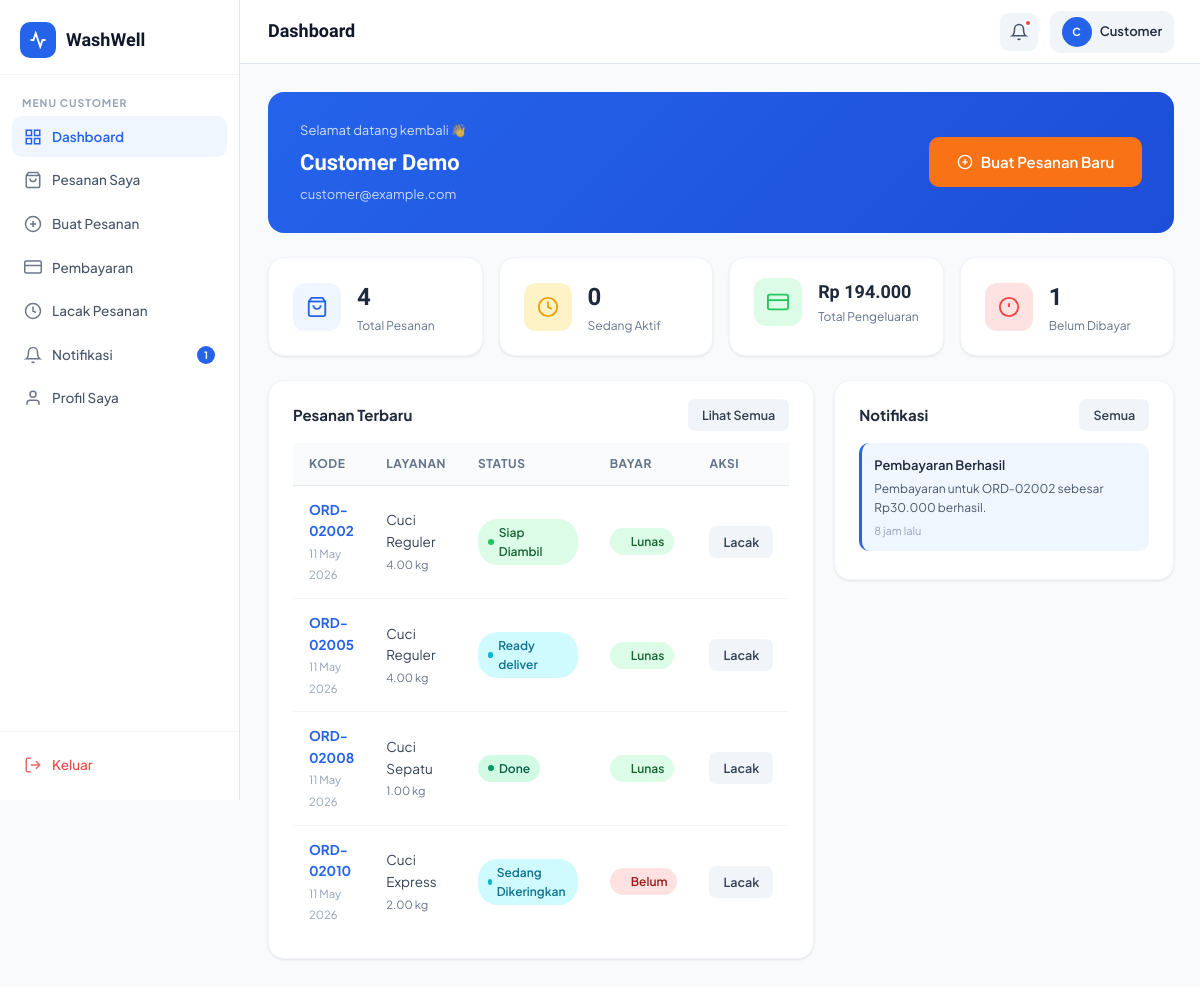
Screenshot of /customer/dashboard.php (signed in) with the database file from the repository.
### tables this page shows
CREATE TABLE IF NOT EXISTS users (
    id INT AUTO_INCREMENT PRIMARY KEY,
    name VARCHAR(100) NOT NULL,
    email VARCHAR(150) UNIQUE NOT NULL,
    password VARCHAR(255) NOT NULL,
    phone VARCHAR(20),
    address TEXT,
    role ENUM('customer','admin') DEFAULT 'customer',
    created_at TIMESTAMP DEFAULT CURRENT_TIMESTAMP,
    updated_at TIMESTAMP DEFAULT CURRENT_TIMESTAMP ON UPDATE CURRENT_TIMESTAMP
);

CREATE TABLE IF NOT EXISTS orders (
    id INT AUTO_INCREMENT PRIMARY KEY,
    order_code VARCHAR(20) UNIQUE NOT NULL,
    user_id INT NOT NULL,
    service_id INT NOT NULL,
    weight DECIMAL(5,2) DEFAULT 1.00,
    amount DECIMAL(10,2) NOT NULL,
    status ENUM('pending','washing','drying','ironing','ready_pickup','ready_deliver','done','cancelled') DEFAULT 'pending',
    pickup_date DATE,
    delivery_date DATE,
    notes TEXT,
    delivery_type ENUM('pickup','delivery') DEFAULT 'pickup',
    delivery_address TEXT,
    driver_name VARCHAR(100),
    driver_phone VARCHAR(20),
    delivery_status ENUM('pending','on_way','arrived') DEFAULT 'pending',
    payment_status ENUM('unpaid','paid') DEFAULT 'unpaid',
    payment_method ENUM('cash','transfer','e-wallet') DEFAULT 'cash',
    created_at TIMESTAMP DEFAULT CURRENT_TIMESTAMP,
    updated_at TIMESTAMP DEFAULT CURRENT_TIMESTAMP ON UPDATE CURRENT_TIMESTAMP,
    FOREIGN KEY (user_id) REFERENCES users(id) ON DELETE CASCADE,
    FOREIGN KEY (service_id) REFERENCES services(id)
);

CREATE TABLE IF NOT EXISTS services (
    id INT AUTO_INCREMENT PRIMARY KEY,
    name VARCHAR(100) NOT NULL,
    description TEXT,
    price_per_kg DECIMAL(10,2) NOT NULL,
    unit_type ENUM('kg','item') DEFAULT 'kg',
    requires_cloth_type TINYINT(1) DEFAULT 0,
    duration_hours INT DEFAULT 24,
    is_active TINYINT(1) DEFAULT 1,
    created_at TIMESTAMP DEFAULT CURRENT_TIMESTAMP
);

CREATE TABLE IF NOT EXISTS notifications (
    id INT AUTO_INCREMENT PRIMARY KEY,
    user_id INT NOT NULL,
    title VARCHAR(200) NOT NULL,
    message TEXT NOT NULL,
    is_read TINYINT(1) DEFAULT 0,
    created_at TIMESTAMP DEFAULT CURRENT_TIMESTAMP,
    FOREIGN KEY (user_id) REFERENCES users(id) ON DELETE CASCADE
);

### includes/auth.php (called while the page is built, shortened)
<?php
require_once __DIR__ . '/config.php';
function getCurrentUser() {
    $db = getDB();
    $id = (int)$_SESSION['user_id'];
    $res = $db->query("SELECT * FROM users WHERE id=$id LIMIT 1");
    return $res ? $res->fetch_assoc() : null;
}
function getUnreadNotifs($userId) {
    $db = getDB();
    $uid = (int)$userId;
    $res = $db->query("SELECT COUNT(*) as cnt FROM notifications WHERE user_id=$uid AND is_read=0");
    return $res ? (int)$res->fetch_assoc()['cnt'] : 0;
}
?>

### includes/config.php (called while the page is built, shortened)
<?php
function formatRupiah($amount) {
    return 'Rp ' . number_format($amount, 0, ',', '.');
}
function timeAgo($datetime) {
    $time = strtotime($datetime);
    $diff = time() - $time;
    if ($diff < 86400) return floor($diff/3600) . ' jam lalu';
    return floor($diff/86400) . ' hari lalu';
}
?>

### customer/dashboard.php (the view, shortened to what this page needs)
<?php
require_once '../includes/auth.php';
$db = getDB();
$user = getCurrentUser();
$uid = (int)$user['id'];
$totalOrders   = $db->query("SELECT COUNT(*) as c FROM orders WHERE user_id=$uid")->fetch_assoc()['c'];
$activeOrders  = $db->query("SELECT COUNT(*) as c FROM orders WHERE user_id=$uid AND status IN ('pending','in_progress','ready')")->fetch_assoc()['c'];
$totalSpent    = $db->query("SELECT COALESCE(SUM(t.amount),0) as s FROM transactions t JOIN orders o ON t.order_id=o.id WHERE o.user_id=$uid AND t.status='success'")->fetch_assoc()['s'];
$unpaidOrders  = $db->query("SELECT COUNT(*) as c FROM orders WHERE user_id=$uid AND payment_status='unpaid' AND status != 'cancelled'")->fetch_assoc()['c'];
$recentOrders = $db->query("SELECT o.*, s.name as service_name FROM orders o JOIN services s ON o.service_id=s.id WHERE o.user_id=$uid ORDER BY o.created_at DESC LIMIT 5");
$notifs = $db->query("SELECT * FROM notifications WHERE user_id=$uid AND is_read=0 ORDER BY created_at DESC LIMIT 3");
$statusLabels = [
    'pending'      => 'Menunggu',
    'in_progress'  => 'Diproses',
    'washing'      => 'Sedang Dicuci',
    'drying'       => 'Sedang Dikeringkan',
    'ready_pickup' => 'Siap Diambil',
    'ready'        => 'Siap Diambil',
    'delivered'    => 'Terkirim',
    'cancelled'    => 'Dibatalkan',
];
?>
<!DOCTYPE html>
<html lang="id">
<head>
<link rel="stylesheet" href="../assets/css/style.css">
</head>
<body>
<div class="app-layout">
    <?php require_once('../customer/sidebar.php'); ?>
    <div class="main-content">
        <header class="topbar">
            <div class="topbar-left">
                <div class="topbar-title">Dashboard</div>
            </div>
            <div class="topbar-right">
                <a href="notifications.php" class="notif-btn" style="position:relative;">
                    <svg width="18" height="18" viewBox="0 0 24 24" fill="none" stroke="currentColor" stroke-width="2"><path d="M18 8A6 6 0 0 0 6 8c0 7-3 9-3 9h18s-3-2-3-9"/><path d="M13.73 21a2 2 0 0 1-3.46 0"/></svg>
                    <?php if ($notifCount > 0): ?><span class="notif-dot"></span><?php endif; ?>
                </a>
                <a href="profile.php" style="display:flex;align-items:center;gap:8px;padding:6px 12px;border-radius:10px;background:var(--gray-100);text-decoration:none;">
                    <div class="avatar avatar-sm"><?= strtoupper(substr($user['name'],0,1)) ?></div>
                    <span style="font-size:13px;font-weight:600"><?= htmlspecialchars(explode(' ',$user['name'])[0]) ?></span>
                </a>
            </div>
        </header>
        <main class="page-content">
            <div style="background:linear-gradient(135deg,#2563EB,#1D4ED8);border-radius:16px;padding:28px 32px;margin-bottom:24px;color:white;display:flex;align-items:center;justify-content:space-between;flex-wrap:wrap;gap:16px;">
                <div>
                    <div style="font-size:13px;opacity:0.8;margin-bottom:4px;">Selamat datang kembali 👋</div>
                    <div style="font-family:'Sora',sans-serif;font-size:22px;font-weight:700;"><?= htmlspecialchars($user['name']) ?></div>
                    <div style="font-size:13px;opacity:0.75;margin-top:4px;"><?= htmlspecialchars($user['email']) ?></div>
                </div>
                <a href="new_order.php" class="btn btn-orange btn-lg">
                    <svg width="16" height="16" viewBox="0 0 24 24" fill="none" stroke="currentColor" stroke-width="2"><circle cx="12" cy="12" r="10"/><line x1="12" y1="8" x2="12" y2="16"/><line x1="8" y1="12" x2="16" y2="12"/></svg>
                    Buat Pesanan Baru
                </a>
            </div>
            <div style="display:grid;grid-template-columns:repeat(auto-fit,minmax(180px,1fr));gap:16px;margin-bottom:24px;">
                <div class="card">
                    <div class="card-body" style="display:flex;align-items:center;gap:16px;">
                        <div style="width:48px;height:48px;border-radius:12px;background:#EFF6FF;display:flex;align-items:center;justify-content:center;flex-shrink:0;">
                            <svg width="22" height="22" viewBox="0 0 24 24" fill="none" stroke="#2563EB" stroke-width="2"><path d="M6 2L3 6v14a2 2 0 0 0 2 2h14a2 2 0 0 0 2-2V6l-3-4z"/><line x1="3" y1="6" x2="21" y2="6"/><path d="M16 10a4 4 0 0 1-8 0"/></svg>
                        </div>
                        <div>
                            <div style="font-size:24px;font-weight:800;font-family:'Sora',sans-serif;"><?= $totalOrders ?></div>
                            <div style="font-size:12px;color:var(--gray-500);">Total Pesanan</div>
                        </div>
                    </div>
                </div>
                <div class="card">
                    <div class="card-body" style="display:flex;align-items:center;gap:16px;">
                        <div style="width:48px;height:48px;border-radius:12px;background:#FEF3C7;display:flex;align-items:center;justify-content:center;flex-shrink:0;">
                            <svg width="22" height="22" viewBox="0 0 24 24" fill="none" stroke="#F59E0B" stroke-width="2"><circle cx="12" cy="12" r="10"/><polyline points="12 6 12 12 16 14"/></svg>
                        </div>
                        <div>
                            <div style="font-size:24px;font-weight:800;font-family:'Sora',sans-serif;"><?= $activeOrders ?></div>
                            <div style="font-size:12px;color:var(--gray-500);">Sedang Aktif</div>
                        </div>
                    </div>
                </div>
                <div class="card">
                    <div class="card-body" style="display:flex;align-items:center;gap:16px;">
                        <div style="width:48px;height:48px;border-radius:12px;background:#DCFCE7;display:flex;align-items:center;justify-content:center;flex-shrink:0;">
                            <svg width="22" height="22" viewBox="0 0 24 24" fill="none" stroke="#22C55E" stroke-width="2"><rect x="1" y="4" width="22" height="16" rx="2" ry="2"/><line x1="1" y1="10" x2="23" y2="10"/></svg>
                        </div>
                        <div>
                            <div style="font-size:18px;font-weight:800;font-family:'Sora',sans-serif;"><?= formatRupiah($totalSpent) ?></div>
                            <div style="font-size:12px;color:var(--gray-500);">Total Pengeluaran</div>
                        </div>
                    </div>
                </div>
                <div class="card">
                    <div class="card-body" style="display:flex;align-items:center;gap:16px;">
                        <div style="width:48px;height:48px;border-radius:12px;background:#FEE2E2;display:flex;align-items:center;justify-content:center;flex-shrink:0;">
                            <svg width="22" height="22" viewBox="0 0 24 24" fill="none" stroke="#EF4444" stroke-width="2"><circle cx="12" cy="12" r="10"/><line x1="12" y1="8" x2="12" y2="12"/><line x1="12" y1="16" x2="12.01" y2="16"/></svg>
                        </div>
                        <div>
                            <div style="font-size:24px;font-weight:800;font-family:'Sora',sans-serif;"><?= $unpaidOrders ?></div>
                            <div style="font-size:12px;color:var(--gray-500);">Belum Dibayar</div>
                        </div>
                    </div>
                </div>
            </div>
            <div style="display:grid;grid-template-columns:1fr 340px;gap:20px;flex-wrap:wrap;">
                <div class="card">
                    <div class="card-header">
                        <span class="card-title">Pesanan Terbaru</span>
                        <a href="orders.php" class="btn btn-ghost btn-sm">Lihat Semua</a>
                    </div>
                    <div class="card-body" style="padding-top:12px;">
                        <?php if ($recentOrders->num_rows === 0): ?>
                        <div style="text-align:center;padding:40px 0;color:var(--gray-400);">
                            <svg width="40" height="40" viewBox="0 0 24 24" fill="none" stroke="currentColor" stroke-width="1.5" style="margin-bottom:10px;opacity:0.4;"><path d="M6 2L3 6v14a2 2 0 0 0 2 2h14a2 2 0 0 0 2-2V6l-3-4z"/><line x1="3" y1="6" x2="21" y2="6"/><path d="M16 10a4 4 0 0 1-8 0"/></svg>
                            <p style="font-size:13px;">Belum ada pesanan</p>
                            <a href="new_order.php" class="btn btn-primary btn-sm" style="margin-top:10px;">Buat Pesanan</a>
                        </div>
                        <?php else: ?>
                        <div class="table-wrapper">
                        <table>
                            <thead><tr><th>Kode</th><th>Layanan</th><th>Status</th><th>Bayar</th><th>Aksi</th></tr></thead>
                            <tbody>
                            <?php while($o = $recentOrders->fetch_assoc()): ?>
                            <tr>
                                <td><span style="font-weight:700;color:var(--primary)"><?= htmlspecialchars($o['order_code']) ?></span><br><small style="color:var(--gray-400)"><?= date('d M Y',strtotime($o['created_at'])) ?></small></td>
                                <td><?= htmlspecialchars($o['service_name']) ?><br><small style="color:var(--gray-500)"><?= $o['weight'] ?> kg</small></td>
                                <td><span class="badge badge-<?= $o['status'] ?>"><?= $statusLabels[$o['status']] ?? ucfirst(str_replace('_',' ',$o['status'])) ?></span></td>
                                <td><span class="badge badge-<?= $o['payment_status'] ?>"><?= $o['payment_status']==='paid'?'Lunas':'Belum' ?></span></td>
                                <td><a href="tracking.php?order=<?= $o['order_code'] ?>" class="btn btn-ghost btn-sm">Lacak</a></td>
                            </tr>
                            <?php endwhile; ?>
                            </tbody>
                        </table>
                        </div>
                        <?php endif; ?>
                    </div>
                </div>
                <div class="card" style="align-self:start;">
                    <div class="card-header">
                        <span class="card-title">Notifikasi</span>
                        <a href="notifications.php" class="btn btn-ghost btn-sm">Semua</a>
                    </div>
                    <div class="card-body" style="padding-top:12px;">
                        <?php if ($notifs->num_rows === 0): ?>
                        <div style="text-align:center;padding:24px 0;color:var(--gray-400);font-size:13px;">Tidak ada notifikasi baru</div>
                        <?php else: ?>
                        <?php while($n = $notifs->fetch_assoc()): ?>
                        <div style="padding:12px;border-radius:10px;background:var(--primary-bg);margin-bottom:8px;border-left:3px solid var(--primary);">
                            <div style="font-size:13px;font-weight:600;color:var(--gray-800);margin-bottom:3px;"><?= htmlspecialchars($n['title']) ?></div>
                            <div style="font-size:12px;color:var(--gray-600);"><?= htmlspecialchars($n['message']) ?></div>
                            <div style="font-size:11px;color:var(--gray-400);margin-top:4px;"><?= timeAgo($n['created_at']) ?></div>
                        </div>
                        <?php endwhile; ?>
                        <?php endif; ?>
                    </div>
                </div>
            </div>
        </main>
    </div>
</div>
</body>
</html>

### customer/dashboard.php (style rules this page uses)
.notif-dot { position:absolute;top:6px;right:6px;width:8px;height:8px;border-radius:50%;background:#EF4444;border:2px solid white; }
.notif-btn { position:relative;display:flex;align-items:center;justify-content:center;width:38px;height:38px;border-radius:9px;background:var(--gray-100);color:var(--gray-600);transition:all 0.2s; }

### rows the page displays
users: name "C", name "Customer", name "Customer Demo", email "customer@example.com"
orders: order_code "ORD-02002", created_at "11 May 2026", service.name "Cuci Reguler", weight "4.00", status "Siap Diambil", payment_status "Lunas"
orders: order_code "ORD-02005", created_at "11 May 2026", service.name "Cuci Reguler", weight "4.00", status "Ready deliver", payment_status "Lunas"
orders: order_code "ORD-02008", created_at "11 May 2026", service.name "Cuci Sepatu", weight "1.00", status "Done", payment_status "Lunas"
orders: order_code "ORD-02010", created_at "11 May 2026", service.name "Cuci Express", weight "2.00", status "Sedang Dikeringkan", payment_status "Belum"
notifications: title "Pembayaran Berhasil", message "Pembayaran untuk ORD-02002 sebesar Rp30.000 berhasil.", created_at "8 jam lalu"

### other values shown
$item['label'] "Dashboard"
$item['label'] "Pesanan Saya"
$item['label'] "Buat Pesanan"
$item['label'] "Pembayaran"
$item['label'] "Lacak Pesanan"
$item['label'] "Notifikasi"
$notifCount "1"
$item['label'] "Profil Saya"
$totalOrders "4"
$activeOrders "0"
formatRupiah($totalSpent) "Rp 194.000"
$unpaidOrders "1"
